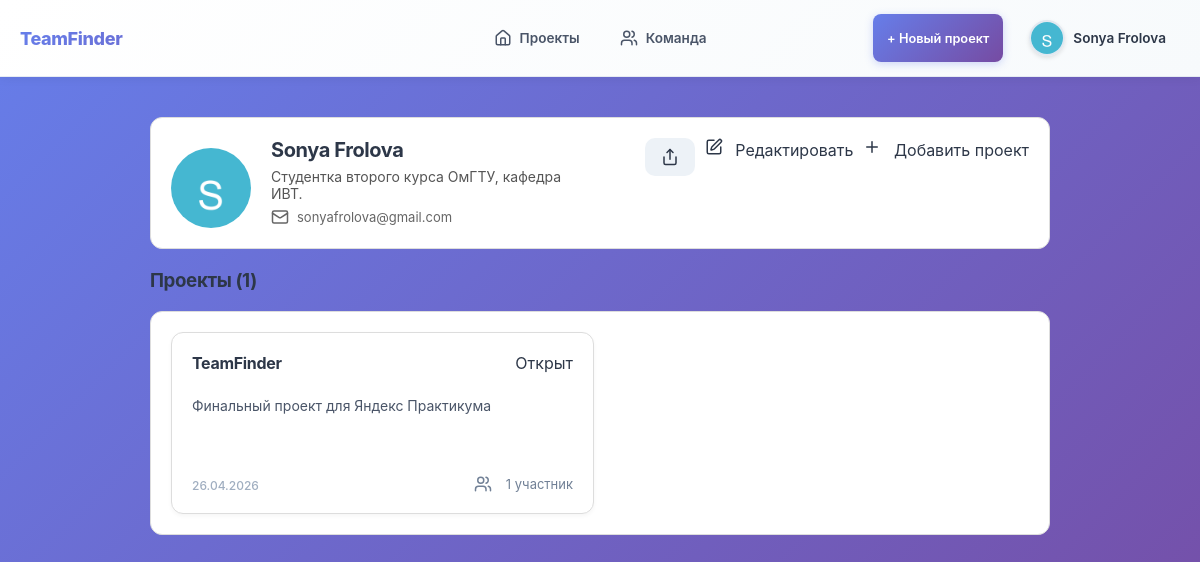
Page /users/1/ (signed in) on the earlier database version.
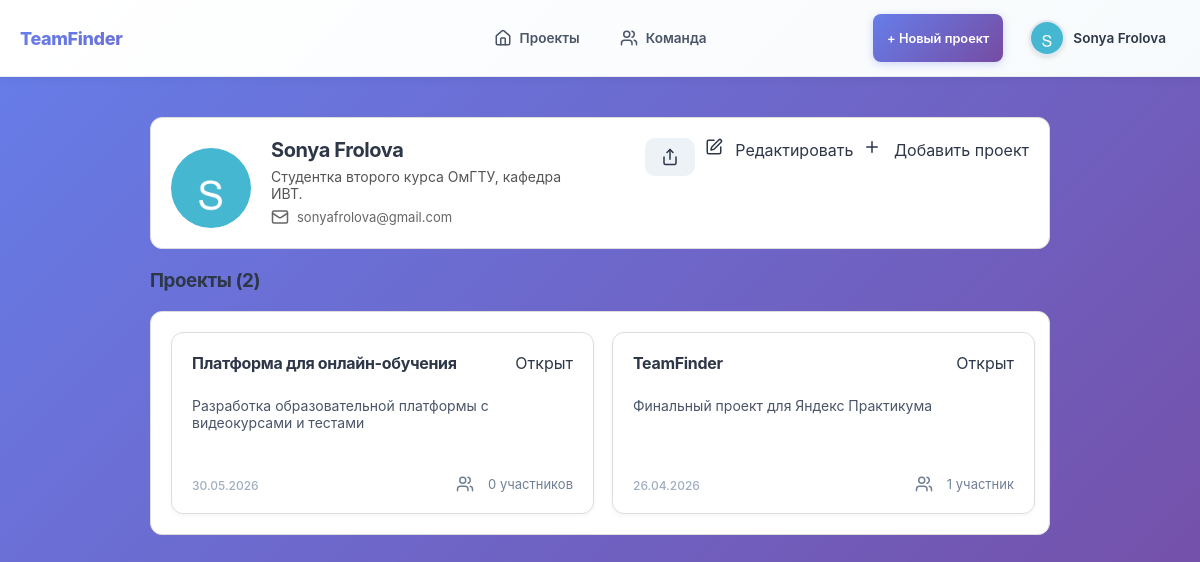
Same page on the later database version.
### users/models.py (models this page shows, shortened)
class User(AbstractUser):
    username = None
    email = models.EmailField(unique=True)
    name = models.CharField(max_length=124)
    surname = models.CharField(max_length=124)
    avatar = models.ImageField(
        upload_to="avatars/", blank=True, null=True
    )
    phone = models.CharField(max_length=12, blank=True)
    github_url = models.URLField(blank=True)
    about = models.TextField(max_length=256, blank=True)
    skills = models.ManyToManyField(Skill, blank=True, related_name="users")
    is_active = models.BooleanField(default=True)
    is_staff = models.BooleanField(default=False)
    USERNAME_FIELD = "email"
    REQUIRED_FIELDS = ["name", "surname"]
    objects = UserManager()

### projects/models.py (models this page shows, shortened)
class Project(models.Model):
    name = models.CharField(max_length=200, verbose_name="Название")
    description = models.TextField(blank=True, verbose_name="Описание")
    owner = models.ForeignKey(
        settings.AUTH_USER_MODEL,
        on_delete=models.CASCADE,
        related_name="owned_projects",
        verbose_name="Владелец",
    )
    created_at = models.DateTimeField(auto_now_add=True, verbose_name="Дата создания")
    github_url = models.URLField(blank=True, verbose_name="Ссылка на GitHub")
    status = models.CharField(
        max_length=6, choices=STATUS_CHOICES, default=STATUS_OPEN, verbose_name="Статус"
    )
    participants = models.ManyToManyField(
        settings.AUTH_USER_MODEL,
        blank=True,
        related_name="participated_projects",
        verbose_name="Участники",
    )
    favorited_by = models.ManyToManyField(
        settings.AUTH_USER_MODEL,
        blank=True,
        related_name="favorite_projects",
        through="Favorite",
        verbose_name="В избранном у",
    )
    required_skills = models.ManyToManyField(
        "users.Skill",
        blank=True,
        related_name="projects",
        verbose_name="Необходимые навыки",
    )
    class Meta:
        ordering = ["-created_at"]
        verbose_name = "Проект"
        verbose_name_plural = "Проекты"

### users/views.py (the view)
# urls.py: path("<int:user_id>/", views.user_detail, name="user_detail"),
def user_detail(request, user_id):
    user = get_object_or_404(User, id=user_id)
    return render(request, "users/user-details.html", {"user": user})

### templates/users/user-details.html (shortened to what this page needs)
{% extends 'base.html' %}
{% load static %}
{% block extra_css %}
<link rel="stylesheet" href="{% static 'css/project_list.css' %}">
<link rel="stylesheet" href="{% static 'css/profile.css' %}">
<link rel="stylesheet" href="{% static 'css/skills.css' %}">
{% endblock %}
{% with page_id="profile" %}
{% block content %}
<div class="profile-container">
    <div class="profile-header">
        <div class="profile-info">
            {% if user.avatar %}
                <img src="{{ user.avatar.url }}" alt="Аватар" class="profile-avatar">
            {% else %}
                <img src="{% static 'images/default-avatar.png' %}" alt="Аватар по умолчанию" class="profile-avatar">
            {% endif %}
            <div class="profile-details">
                <h2 class="profile-name">{{ user.name }} {{ user.surname }}</h2>
                <p class="profile-description">
                    {{ user.about|default:"Описание профиля пока не добавлено." }}
                </p>
                <div class="profile-contacts">
                    {% if user.email %}
                    <span>{% include 'includes/svg/email.html' %} {{ user.email }}</span>
                    {% endif %}
                </div>
            </div>
        </div>
        <div class="profile-actions">
            <a href="#"
               class="black-button black-button-share share-button"
               data-url="/users/{{ user.id }}">
            </a>
            {% if request.user.id == user.id %}
            <a href="{% url 'users:edit_profile' user.id %}" class="black-button">
                Редактировать
            </a>
            <a href="{% url 'projects:create_project' %}" class="black-button">
                {% include 'includes/svg/plus.html' %}
                Добавить проект
            </a>
            {% endif %}
        </div>
    </div>
    <h3>Проекты ({{ user.owned_projects.all|length }})</h3>
    <div class="collapsed-project-grid">
        {% for project in user.owned_projects.all %}
        <div class="collapsed-project-card">
            <div class="collapsed-project-card-header">
                <h4><a href="/projects/{{ project.id }}">{{ project.name }}</a></h4>
                <span class="project-status-black">
                    {% if project.status == "open" %}
                        Открыт
                    {% elif project.status == "closed" %}
                        Закрыт
                    {% else %}
                        {{ project.status }}
                    {% endif %}
                </span>
            </div>
            <div class="collapsed-project-card-body">
                <div class="collapsed-project-card-description">
                    <p class="project-card-description">{{ project.description|truncatechars:150 }}</p>
                </div>
                <div class="collapsed-project-card-footer">
                    <p class="project-date">{{ project.created_at|date:"d.m.Y" }}</p>
                    {% with count=project.participants.count %}
                    <div class="project-participants">
                        {{ count }}
                        {% if count|add:'-11'|divisibleby:100 or count|add:'-12'|divisibleby:100 or count|add:'-13'|divisibleby:100 or count|add:'-14'|divisibleby:100 %}
                            участников
                        {% elif count|add:'-1'|divisibleby:10 %}
                            участник
                        {% elif count|add:'-2'|divisibleby:10 or count|add:'-3'|divisibleby:10 or count|add:'-4'|divisibleby:10 %}
                            участника
                        {% else %}
                            участников
                        {% endif %}
                    </div>
                    {% endwith %}
                </div>
            </div>
        </div>
        {% empty %}
        <p>Пока нет проектов</p>
        {% endfor %}
    </div>
</div>
{% endblock %}
{% endwith %}

### templates/includes/header.html (shortened to what this page needs)
{% load static %}
<header class="site-header">
    <div class="container">
        <div class="header-content">
            <a href="/projects/list/" class="logo-link">TeamFinder</a>
            <nav class="main-nav">
                <a href="/projects/list/" class="nav-link">
                    <p>Проекты</p>
                </a>
                <a href="/users/list/" class="nav-link">
                    <p>Команда</p>
                </a>
            </nav>
            <div class="user-actions">
                {% if request.user.is_authenticated %}
                <a href="{% url 'projects:create_project' %}" class="action-button nav-link">
                    + Новый проект
                </a>
                <a class="user-menu nav-link">
                    {% if request.user.avatar %}
                        <img src="{{ request.user.avatar.url }}" alt="Аватар пользователя" class="avatar">
                    {% else %}
                        <img src="{% static 'images/default-avatar.png' %}" alt="Аватар по умолчанию" class="avatar">
                    {% endif %}
                    <span class="username">{{ request.user.name }} {{ request.user.surname }}</span>
                </a>
                {% endif %}
            </div>
        </div>
    </div>
</header>

Differences in the rows shown:
computed for User "Sonya": owned_projects.all|length "1" → "2"
added Project: name "Платформа для онлайн-обучения", status "Открыт", description "Разработка образовательной платформы с видеокурсами и тестами", created_at "30.05.2026", participants.count "0", shows "участников"
